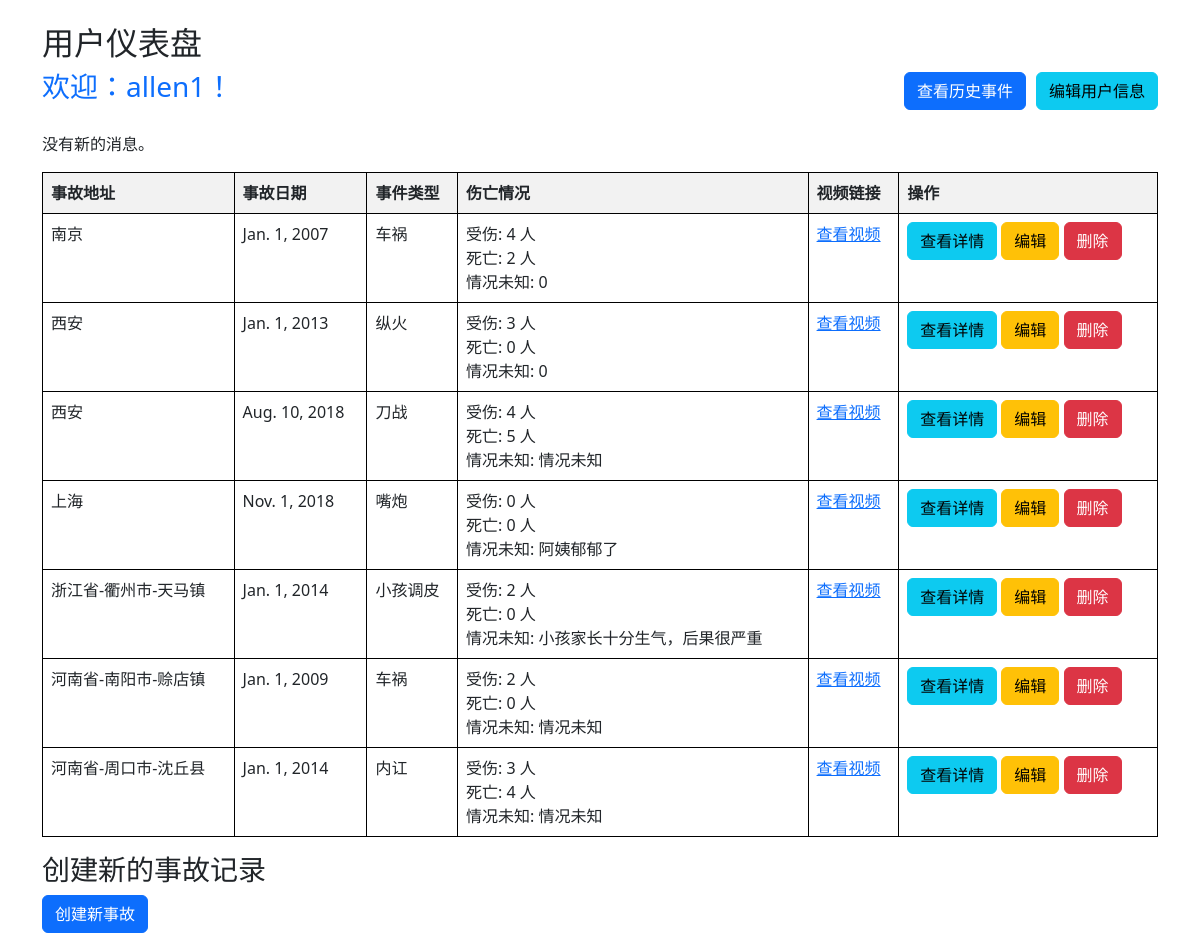
The page /user_dashboard/ (signed in) on the database its author committed.
### users/models.py (models this page shows, shortened)
class CustomUser(AbstractUser):
    is_admin = models.BooleanField(default=False)
    phone_number = models.CharField(max_length=15, blank=True, null=True)  # 电话号码
    address = models.TextField(blank=True, null=True)  # 地址

### data/models.py (models this page shows, shortened)
class Accident(models.Model):
    address = models.CharField(max_length=200)
    accident_date = models.DateField()
    description = models.TextField()
    accident_type = models.CharField(max_length=200)
    injured = models.PositiveIntegerField(default=0)
    dead = models.PositiveIntegerField(default=0)
    unknown = models.CharField(max_length=200, default='情况未知')
    latitude = models.FloatField(default=0.0)
    longitude = models.FloatField(default=0.0)
    video_link = models.CharField(max_length=200)
    is_approved = models.BooleanField(False)
    is_deleted = models.BooleanField(default=False)
    created_by = models.ForeignKey(User, on_delete=models.CASCADE)

### users/views.py (the view)
# urls.py: path('user_dashboard/', views.user_dashboard, name='user_dashboard'),
@login_required
def user_dashboard(request):
    user = request.user
    if user.is_staff:
        accidents = Accident.objects.filter(is_deleted=False)
    else:
        accidents = Accident.objects.filter(created_by=user)
    unread_messages = Message.objects.filter(user=user, read=False)
    return render(request, 'users/user_dashboard.html', {'accidents': accidents, 'unread_messages': unread_messages})

### templates/users/user_dashboard.html (shortened to what this page needs)
{% extends 'base_generic.html' %}
{% block content %}
<div class="container mt-4">
    <h2>用户仪表盘</h2>
    <div class="header">
        <h3><a href="{% url 'user_detail' user.id %}">欢迎：{{ user.username }}！</a></h3>
        <div class="d-flex justify-content-end">
            <a href="{% url 'accident_list' %}?next={{ request.path }}" class="btn btn-primary mr-3">查看历史事件</a>
            <a href="{% url 'edit_user' %}" class="btn btn-info">编辑用户信息</a>
        </div>
    </div>
    {% for message in unread_messages %}
        <div class="alert alert-info">
            {{ message.content }}
            <small class="text-muted">{{ message.created_at }}</small>
            <a href="{% url 'mark_message_as_read' message.id %}">标记为已读</a>
        </div>
    {% empty %}
        <p>没有新的消息。</p>
    {% endfor %}
    {% if accidents %}
        <table class="table table-bordered" style="border-collapse: collapse; width: 100%; border: 1px solid black;">
            <thead>
                <tr>
                    <th style="border: 1px solid black; padding: 8px;">事故地址</th>
                    <th style="border: 1px solid black; padding: 8px;">事故日期</th>
                    <th style="border: 1px solid black; padding: 8px;">事件类型</th>
                    <th style="border: 1px solid black; padding: 8px;">伤亡情况</th>
                    <th style="border: 1px solid black; padding: 8px;">视频链接</th>
                    <th style="border: 1px solid black; padding: 8px;">操作</th>
                </tr>
            </thead>
            <tbody>
                {% for accident in accidents %}
                    <tr>
                        <td style="border: 1px solid black; padding: 8px;">{{ accident.address }}</td>
                        <td style="border: 1px solid black; padding: 8px;">{{ accident.accident_date }}</td>
                        <td style="border: 1px solid black; padding: 8px;">{{ accident.accident_type }}</td>
                        <td style="border: 1px solid black; padding: 8px;">
                            受伤: {{ accident.injured|default:0 }} 人<br>
                            死亡: {{ accident.dead|default:0 }} 人<br>
                            情况未知: {{ accident.unknown|default:0 }}
                        </td>
                        <td style="border: 1px solid black; padding: 8px;">
                            <a href="{{ accident.video_link }}" target="_blank">查看视频</a>
                        </td>
                        <td style="border: 1px solid black; padding: 8px;">
                            <a href="{% url 'accident_detail' accident.id %}?next={{ request.path }}" class="btn btn-info">查看详情</a>
                            <a href="{% url 'accident_edit' accident.id %}" class="btn btn-warning">编辑</a>
                            <a href="{% url 'accident_delete' accident.id %}" class="btn btn-danger">删除</a>
                        </td>
                    </tr>
                {% endfor %}
            </tbody>
        </table>
    {% else %}
        <p>您还没有提交任何事故记录。</p>
    {% endif %}
    <h3>创建新的事故记录</h3>
    <a href="{% url 'accident_create' %}" class="btn btn-primary">创建新事故</a>
</div>
{% endblock %}

### static/styles.css (style rules this page uses)
.table { width: 100%; border-collapse: collapse; }
.table th, .table td { border: 1px solid black; padding: 8px; text-align: left; }
.table th { background-color: #f2f2f2; }
.table tr:nth-child(even) { background-color: #f9f9f9; }

### templates/users/user_dashboard.html (style rules this page uses)
.header { display: flex; justify-content: space-between; align-items: center; margin-bottom: 20px; }
.header .btn { margin-left: 10px; }
.header a { text-decoration: none; }

### rows shown on the page
CustomUser: username "allen1"
Accident: address "南京", accident_date "Jan. 1, 2007", accident_type "车祸", injured "4", dead "2", unknown "0"
Accident: address "西安", accident_date "Jan. 1, 2013", accident_type "纵火", injured "3", dead "0", unknown "0"
Accident: address "西安", accident_date "Aug. 10, 2018", accident_type "刀战", injured "4", dead "5", unknown "情况未知"
Accident: address "上海", accident_date "Nov. 1, 2018", accident_type "嘴炮", injured "0", dead "0", unknown "阿姨郁郁了"
Accident: address "浙江省-衢州市-天马镇", accident_date "Jan. 1, 2014", accident_type "小孩调皮", injured "2", dead "0", unknown "小孩家长十分生气，后果很严重"
Accident: address "河南省-南阳市-赊店镇", accident_date "Jan. 1, 2009", accident_type "车祸", injured "2", dead "0", unknown "情况未知"
Accident: address "河南省-周口市-沈丘县", accident_date "Jan. 1, 2014", accident_type "内讧", injured "3", dead "4", unknown "情况未知"
